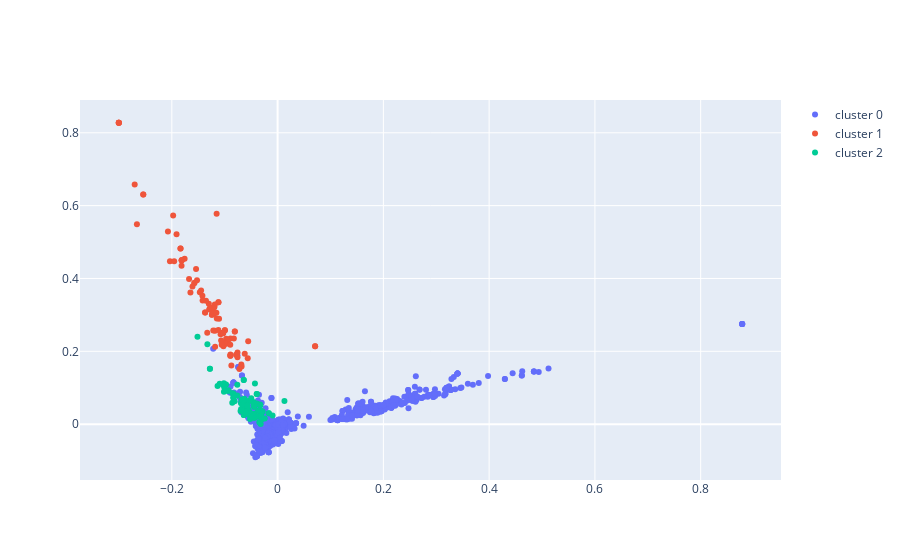

The notebook cell saved with this chart:
### Code cell
data = []
collect = dict()
color = ['hsl(' + str(h) + ',80%' + ',50%)' for h in np.linspace(0, 255, n_clusters)]
for cluster_id in np.unique(km.labels_):
    cluster_indices = np.where(km.labels_ == cluster_id)
    cp = principals[cluster_indices]
    data.append(go.Scatter(x = cp[:,0],
                   y = cp[:,1],
                   mode='markers',                    
                hovertext=df_train[cluster_indices],
                           name = 'cluster '+ str(cluster_id)
                          ))
    collect[cluster_id] = df_train[cluster_indices]
    
fig = go.Figure(data=data)
fig

### Figure 1 — Plotly figure (JSON) as saved in the notebook; plotly's stock layout.template omitted (floating-point values rounded to 4 significant figures; data arrays with more than 128 entries replaced by an {"elided": "..."} marker saying what was removed)
{"data": [{"hovertext": {"elided": "2434 str values"}, "mode": "markers", "name": "cluster 0", "type": "scatter", "x": {"elided": "2434 float values"}, "y": {"elided": "2434 float values"}}, {"hovertext": ["this nigga is a fuckin faggot ", " happy birthday faggot ", " i made you lunch you fat faggot ", " shut up lizard faggot nigger cunt", " i knew you were a faggot though", " you so mad a successful man hut hugging as faggot ", "i got called a faggot for buying girl toms so now i am  going to  fuck that person in the ass", " petrie get a life faggot", "kanye west is a faggot", "hope gezus gets shot in his faggot head houston ", " do i literally eat asshole for a living is that what i actually do faggot you seem a little confused ", "do you ever just see someone account and think what a faggot but at the same time you cannot unfollow but you cannot ", "stupid fucking nigger lebron you flopping stupid jungle bunny monkey faggot ", "it really is too bad that california had faggot marriage forced upon her after her citizens declared it illegal ", "joshua is a faggot just suspend him on those grounds", " faggot respect yo yourself ", " he is a faggot", "that shade of faggot clashes with your eye color ", " good leave you stupid faggot", "rudy gay a faggot for not changing his last name once he got money ", " fight me on your choice of game faggot see what happens", "lauren jenna a faggot", "this guy is the biggest faggot omfg", " he is a faggot", "fuck you faggot hoesss grow up i am  going to  be an old ass man still playing video games ", "it means you are a faggot ", "your acting like a spoiled little faggot have fun", " cannot wait for more peds is that it roid munching faggot", " you so mad a successful man hut hugging as faggot ", "al no too late fuckin faggot ", "al no too late fuckin faggot ", " just fucking roasted this faggot", "it means you are a faggot ", "your acting like a spoiled little faggot have fun", "but atleast they let me know your a faggot if you keep those type of twitter secrets", " joe cortez is the ultimate faggot that fight proved it", "wish i could be said more to tonight good seeing you faggot ", "naw am i the only one mad that espn going to  be talking about faggot ass penn state all week ", " faggot i knew you were not really my friend ", " you had to throw in the faggot word ", " is the biggest faggot in the world", " mackey you call someone a faggot and then say to kill themselves you are a pathetic human being a fucking disgrace ", " fuck outta here faggot that would not even be a fair", " guinan you did a good job doing that to me and not texting back faggot", " kincannon real tony i am partial faggot homo both fairly describes the same sick twisted assholes out there ", "look at this faggot ", "shut up faggot", "lauren jenna a faggot", " do i literally eat asshole for a living is that what i actually do faggot you seem a little confused ", " wade dude mostly just sound like a faggot", " joe cortez is the ultimate faggot that fight proved it", " you had to throw in the faggot word ", "it really is too bad that california had faggot marriage forced upon her after her citizens declared it illegal ", "well he is at genos so he is the ultimate faggot got to show this queer how to eat ", " wright chulo so if your and in high school you had have your own house you fucking faggot", "ahhh happy birthday faggot ", " you had like that would not you faggot", " you had know shit about me faggot bitch", " stay talking defending your fuck boy ass boyfriend or what go suck him off while you are at it faggot", "you are such a retard i hope you get type diabetes and die from a sugar rush you fucking faggot", "you are all faggot fuckheads ", "this week segment is in the can i discuss idaho being a faggot marriage state just like washington ", "what a fucking faggot", "worlds biggest faggot ", " its your i thought some photoshopped my face on that faggot i hate you all ", " nv shut up faggot get a disease overused on twitter", "faggot ass bitch nigga", " fuck your mother faggot", " it was paul mccartney faggot", " petrie get a life faggot", "look at your boy nigga a faggot chance the rapper ", "that is a legal tackle faggot rich hill seriously ", " shut up lizard faggot nigger cunt", " tea bag a bitch faggot ", "you are all faggot fuckheads ", "i am not weird you are just a faggot", "naw am i the only one mad that espn going to  be talking about faggot ass penn state all week ", " studies show that you are a faggot", "lauren jenna a faggot", "i was not callingg you a faggot but you are one  ", " was a faggot crybaby", " black jesus yes i forgot i was talkin to a degenerate faggot", "you a real life faggot if you ever fight another man  because he fucked your girl you just gotta take that like a man and move on", "chris bosh about to disgrace the trophy like a real faggot", " fuck you faggot", "what a fucking faggot", "  because   no man should celebrate his birthday at a dreams faggot", "do we have another faggot tim at the racer do we have another cam hater that dude is nice", " happy birthday faggot", "naw am i the only one mad that espn going to  be talking about faggot ass penn state all week ", " whats your youtube channel then faggot", "vodka thoughts light beer you mean faggot piss overly powered man", "afc white pony  start crying and stalking him faggot i want to laugh ", "montana the bromance between pat and ant is real fuck that faggot", " wade dude mostly just sound like a faggot"], "mode": "markers", "name": "cluster 1", "type": "scatter", "x": [-0.1816, -0.1813, -0.1206, -0.137, -0.1422, -0.1197, -0.133, -0.1289, -0.126, -0.09806, -0.08933, -0.06863, -0.1181, 0.07095, -0.09716, -0.13, -0.3003, -0.1354, -0.1418, -0.07582, -0.09811, -0.1231, -0.147, -0.3003, -0.1182, -0.1836, -0.1118, -0.08912, -0.1197, -0.1242, -0.1242, -0.1674, -0.1836, -0.1118, -0.07848, -0.09964, -0.09376, -0.1034, -0.1224, -0.1574, -0.1446, -0.08273, -0.1187, -0.09717, -0.06812, -0.1975, -0.2074, -0.1231, -0.08933, -0.08087, -0.09964, -0.1574, 0.07095, -0.1024, -0.1068, -0.1813, -0.1153, -0.2035, -0.1216, -0.1057, -0.3003, -0.06211, -0.254, -0.1273, -0.1078, -0.1157, -0.266, -0.1955, -0.1542, -0.1289, -0.1149, -0.08952, -0.137, -0.1648, -0.3003, -0.1758, -0.1034, -0.1911, -0.1231, -0.1609, -0.1524, -0.08923, -0.05648, -0.0556, -0.2702, -0.254, -0.1107, -0.07223, -0.1813, -0.1034, -0.1028, -0.07582, -0.08736, -0.112, -0.08087], "y": [0.4348, 0.4497, 0.3025, 0.3069, 0.3523, 0.3218, 0.2509, 0.3151, 0.3138, 0.2242, 0.1875, 0.164, 0.2124, 0.2138, 0.2342, 0.3307, 0.8276, 0.3385, 0.3396, 0.1966, 0.2218, 0.3187, 0.3621, 0.8276, 0.2562, 0.4823, 0.3348, 0.2354, 0.3218, 0.3002, 0.3002, 0.3987, 0.4823, 0.3348, 0.1906, 0.2581, 0.2295, 0.251, 0.3072, 0.3874, 0.3671, 0.235, 0.3282, 0.2206, 0.1586, 0.5728, 0.5291, 0.3187, 0.1875, 0.2542, 0.2581, 0.3874, 0.2138, 0.2136, 0.2298, 0.4497, 0.5776, 0.4471, 0.2573, 0.2183, 0.8276, 0.1933, 0.6305, 0.3202, 0.2465, 0.3058, 0.5492, 0.447, 0.4258, 0.3151, 0.2903, 0.2181, 0.3069, 0.3616, 0.8276, 0.4541, 0.251, 0.5217, 0.3187, 0.3781, 0.395, 0.1915, 0.1812, 0.2274, 0.6582, 0.6305, 0.2897, 0.1517, 0.4497, 0.251, 0.2497, 0.1836, 0.1609, 0.2583, 0.2542]}, {"hovertext": [" red sea say that shit to my face you a bitch for getting in a man you dont know business handle your own shit", " stacey dash won baddest bitch ever", "how you areal do not put no money on you nigga books but buy a bitch chanel just to hit the puss ", "niggas is not playing a gram of defense man george need to tell these bitch ass niggas man up", "i hope you get eye cancer bitch ", " mills i believe that you fucking can punk nigga bitch ", "stupid loose pussyed bitch", " stacey dash won baddest bitch ever", "who else hated this bitch nigga ", " are you coming back up here they some bitch niggas", "stupid loose pussyed bitch", "the boss i hate a bitch that act like a nigga ", "fuck jalens a slow bitch ", "miley cyrus pussy probably taste like wet dog she has a negative ass and the bitch looks like justin bieber ", "this rain got you all women talking out your ass a nigga should spend of his income on a bitch get these hoes the fuck outta here", "never ask a black person if her hair is hers she will hit you with a bitch i bought it so it is mine ", "fucking chinks in clash of clans always fuck me up bitch ass kamikaze faggots ", " red sea say that shit to my face you a bitch for getting in a man you dont know business handle your own shit", "this nigga over here telling me he would not fuck with this bitch when he would do or maybe she lying ", "fuck you say bitch i will kill you ", "jason admitted you are a stuck up bitch  which you are think you are so much better than every cunt ", "inches is this wrong if you fuck with a lame nigga you a lame bitch ", " sweet come back you fucking herb i dont watch soccer but id still wax your bitch ass in it go swallow the red soxs kids your from new york fag", "this rain got you all women talking out your ass a nigga should spend of his income on a bitch get these hoes the fuck outta here", "i will kill this bitch no hesitation ", " it is gold bar dumb bitch and no my dad would not pick you up he would like faggots like you ", "these hoes be lying to all of us nigga i got news for the monogamous niggas your bitch fucking anonymous niggas ", "hey do not be like a stupid white bitch in some horror movie asks america to hide from isis behind some chainsaws kay ", "dumb ugly stupid bullshit ass bitch ", "jason admitted you are a stuck up bitch  which you are think you are so much better than every cunt ", " at least im not black bitch your parents left you in the mcdonalds parking lot after you were born", "fuck you fuck you you stupid cheating bitch go lick a dick and die your a stupid nigger bitch", "never ask a black person if her hair is hers she will hit you with a bitch i bought it so it is mine ", " ugly gay nigga bitch fucking peace of shit", " jason your so fucking retared its not even funny bitch im going to sleepyou ", "brandon phelps a hoe ass nigga and wen i see him i ama smack him like the little bitch he is ", " shut up bitch for i spit on you", " this bitch look like a fucking white trash trailer park queen looking man bear pig ", "think it is okay to take my property and break it fuck you bitch", " why do not that bitch just shoot herself so isick of all those whores ", " jason your fat ugly ass could not even pull the ugly bitch in the school", " fuck your store bitch", "fredo was a bitch ass nigga how niggas fire over shots at his pops but he would not get off because he would dropped the gun ", " the fuck you talking about i told you once and am going to tellyou against nigga i love white bitch ", " sweet come back you fucking herb i dont watch soccer but id still wax your bitch ass in it go swallow the red soxs kids your from new york fag", "a real nigga gone teach his bitch the game not run it on her ", "this white bitch tried to set me up for a racial war  bitch it is impossible i am smarter then you", "bitch ass nigga be hating on black women uncle tom bitch punk ", " fucking white people bitch  ", "delete now you bitch ass nigga quan if the red skins beat us i will delete my fucking account", "bravo nigga wanna bitch about a party you all know my address knock at my door", "to the rejects who constantly call my house and are threatening to rape my mom karma a bitch rot in hell faggots ", "can stand bitch ass niggas ", " you look like a welfare bitch compared to latinas i date and fuck you need fashion and makeup tips", "bitches be like i mixed wit italian chinese african american i be like bitch just because you ate your ", " you are a pussy without your guns bitch as spic your daddy does not even respect the sperm he would drop in your moms stank pussy", "dumb ugly stupid bullshit ass bitch ", " you trout mouth ass bitch dead", " you are a pussy without your guns bitch as spic your daddy does not even respect the sperm he would drop in your moms stank pussy", " hit a bitch it is not like you can see the bruises", " that was so gay and i was tanning bitch  made me white", "niggas is not playing a gram of defense man george need to tell these bitch ass niggas man up", "betty you better pray i do not send your nudes out bitch", " jason  why your dad raised you  to be a bitch made nigga", "bitches be like i mixed wit italian chinese african american i be like bitch just because you ate your ", " your ballsack is hairy tranny prude bitch", "i just want to punch you in the throat when you get my order wrong stupid bitch at sonic", "bitch you are white with your shitty spanish", " fuck you stupid ass coward ass punk bitch faggot ass racist piece of shit punk bitch is not worth my time ", "fredo was a bitch ass nigga how niggas fire over shots at his pops but he would not get off because he would dropped the gun ", "fuck ray rice someone crack that bitch", "zimmerman we coming for your life bitch ", " man bitch am not  going to  do a damn thing if you do not like what i got to say then unfollow me", " i like to rape the bitch that posted that ", "devin hester a bitch", "fucking chinks in clash of clans always fuck me up bitch ass kamikaze faggots ", "gabby a bitch and has two accounts", "if i ride up to your bitch in these then homie consider yourself a single nigga ", "you a hoe if you crying  because your ass pregnant it was all smiles while you was riding that would dick bitch ", "need a bitch to drop it hadown for a niggah", " your pal threat kufar i cut your neck sword of islam watch you squeal like a bitch like daniel pearl ", "no mom im not dramatic  ture i just have fucking mental problems and you are a bitch and a cunt ", "think it is okay to take my property and break it fuck you bitch", "this faggot bitch tried to say she hoe for bear faced bitch yusa fag", "gabby a bitch and has two accounts", "no mom im not dramatic  ture i just have fucking mental problems and you are a bitch and a cunt ", " i like to rape the bitch that posted that "], "mode": "markers", "name": "cluster 2", "type": "scatter", "x": [-0.04351, -0.06018, -0.02825, -0.04436, -0.05505, -0.08546, -0.05592, -0.06018, -0.06914, -0.07004, -0.05592, -0.04981, -0.09742, -0.03307, -0.06398, -0.03409, -0.128, -0.04351, -0.04284, -0.1136, -0.03931, -0.08362, -0.06386, -0.06398, -0.08121, 0.01296, -0.08568, -0.02945, -0.0836, -0.03931, -0.03196, -0.1027, -0.03409, -0.1008, -0.06087, -0.06295, -0.06831, -0.04506, -0.0535, -0.05099, -0.06523, -0.1016, -0.03938, -0.0762, -0.06386, -0.06294, -0.05772, -0.09445, -0.1014, -0.06313, -0.04344, -0.02424, -0.0929, -0.03924, -0.01662, -0.0312, -0.0836, -0.07613, -0.0312, -0.03239, -0.06901, -0.04436, -0.03129, -0.06574, -0.01662, -0.04614, -0.05223, -0.05201, -0.1515, -0.03938, -0.06406, -0.05327, -0.03699, -0.03288, -0.1095, -0.128, -0.05888, -0.05583, -0.04567, -0.04404, -0.00956, -0.05721, -0.0535, -0.1327, -0.05888, -0.05721, -0.03288], "y": [0.02039, 0.03005, 0.03471, 0.0474, 0.03461, 0.08468, 0.03675, 0.03005, 0.05746, 0.03574, 0.03675, 0.0709, 0.1091, 0.05411, 0.1211, 0.005392, 0.1524, 0.02039, 0.1113, 0.1047, 0.02086, 0.08441, 0.02508, 0.1211, 0.06302, 0.06374, 0.05885, 0.01328, 0.07262, 0.02086, 0.000461, 0.1075, 0.005392, 0.1004, 0.05195, 0.06938, 0.06743, 0.05384, 0.06438, 0.02886, 0.04689, 0.1121, 0.08291, 0.1083, 0.02508, 0.03348, 0.03549, 0.09089, 0.08888, 0.05833, 0.02857, 0.01575, 0.09284, 0.05665, 0.02975, 0.02781, 0.07262, 0.07885, 0.02781, 0.03808, 0.04127, 0.0474, 0.02137, 0.05421, 0.02975, 0.02397, 0.01413, 0.02242, 0.2397, 0.08291, 0.06657, 0.0343, 0.03739, 0.05175, 0.1109, 0.1524, 0.0293, 0.04097, 0.06045, 0.01682, 0.02372, 0.05014, 0.06438, 0.2195, 0.0293, 0.05014, 0.05175]}], "layout": {}}
